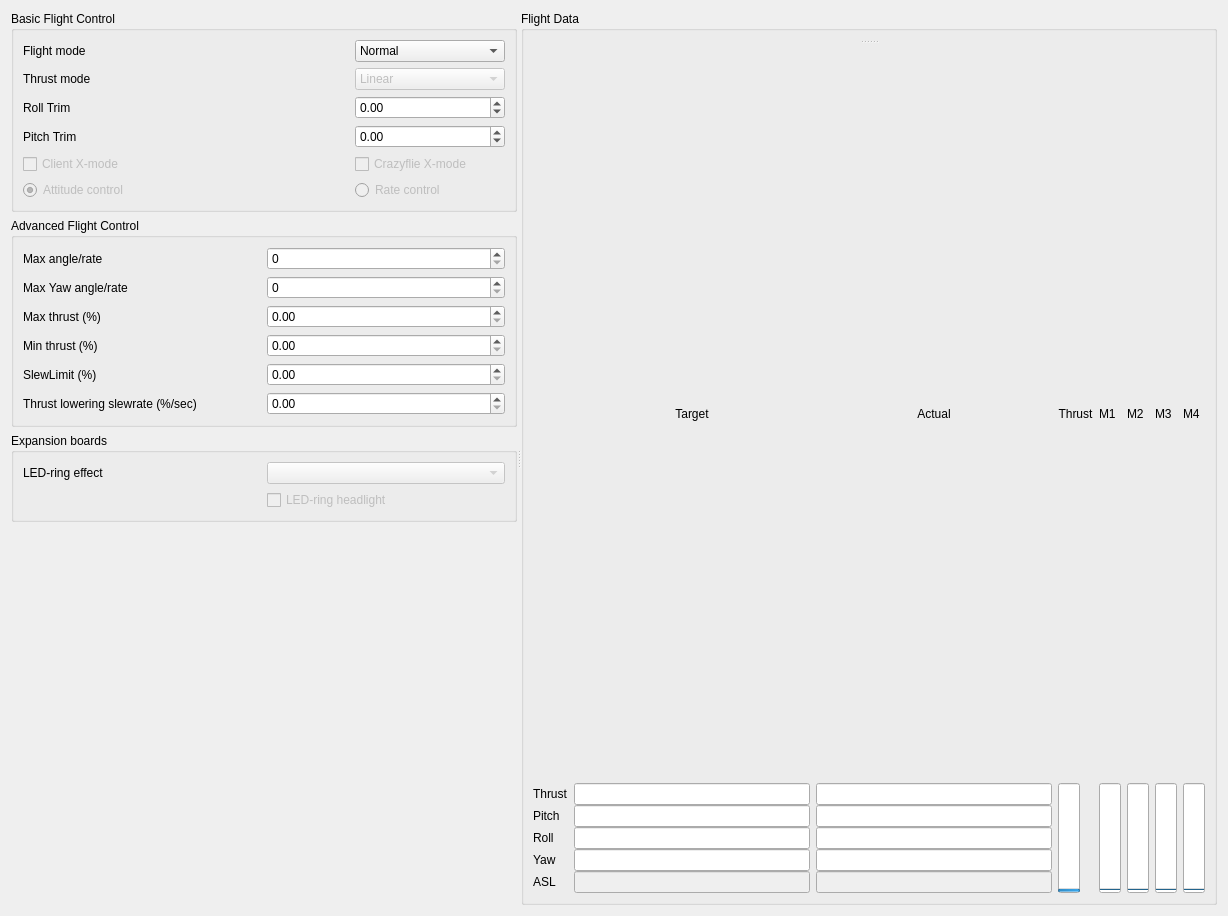
<?xml version="1.0" encoding="UTF-8"?>
<ui version="4.0">
 <class>Form</class>
 <widget class="QWidget" name="Form">
  <property name="geometry">
   <rect>
    <x>0</x>
    <y>0</y>
    <width>1228</width>
    <height>916</height>
   </rect>
  </property>
  <property name="windowTitle">
   <string>Form</string>
  </property>
  <layout class="QHBoxLayout" name="horizontalLayout">
   <item>
    <widget class="QSplitter" name="splitter_2">
     <property name="orientation">
      <enum>Qt::Horizontal</enum>
     </property>
     <widget class="QWidget" name="layoutWidget">
      <layout class="QVBoxLayout" name="verticalLayout">
       <property name="sizeConstraint">
        <enum>QLayout::SetMaximumSize</enum>
       </property>
       <item>
        <widget class="QGroupBox" name="groupBox_2">
         <property name="sizePolicy">
          <sizepolicy hsizetype="Preferred" vsizetype="Preferred">
           <horstretch>0</horstretch>
           <verstretch>0</verstretch>
          </sizepolicy>
         </property>
         <property name="minimumSize">
          <size>
           <width>320</width>
           <height>0</height>
          </size>
         </property>
         <property name="maximumSize">
          <size>
           <width>16777215</width>
           <height>16777215</height>
          </size>
         </property>
         <property name="title">
          <string>Basic Flight Control</string>
         </property>
         <layout class="QHBoxLayout" name="horizontalLayout_3">
          <item>
           <layout class="QGridLayout" name="gridLayout_3">
            <item row="1" column="1">
             <widget class="QComboBox" name="flightModeCombo">
              <property name="minimumSize">
               <size>
                <width>150</width>
                <height>0</height>
               </size>
              </property>
              <property name="maximumSize">
               <size>
                <width>150</width>
                <height>16777215</height>
               </size>
              </property>
              <property name="toolTip">
               <string>&lt;html&gt;&lt;head/&gt;&lt;body&gt;&lt;p&gt;Select what flightmode to use:&lt;/p&gt;&lt;p&gt; * Safe prevents crashing&lt;/p&gt;&lt;p&gt; * Crazy does not prevent crashing :)&lt;/p&gt;&lt;/body&gt;&lt;/html&gt;</string>
              </property>
              <property name="editable">
               <bool>false</bool>
              </property>
              <property name="currentIndex">
               <number>0</number>
              </property>
              <item>
               <property name="text">
                <string>Normal</string>
               </property>
              </item>
              <item>
               <property name="text">
                <string>Advanced</string>
               </property>
              </item>
             </widget>
            </item>
            <item row="0" column="1">
             <spacer name="verticalSpacer_3">
              <property name="orientation">
               <enum>Qt::Vertical</enum>
              </property>
              <property name="sizeType">
               <enum>QSizePolicy::Maximum</enum>
              </property>
              <property name="sizeHint" stdset="0">
               <size>
                <width>0</width>
                <height>0</height>
               </size>
              </property>
             </spacer>
            </item>
            <item row="2" column="0">
             <widget class="QLabel" name="label_5">
              <property name="text">
               <string>Thrust mode</string>
              </property>
             </widget>
            </item>
            <item row="2" column="1">
             <widget class="QComboBox" name="thrustModeCombo">
              <property name="enabled">
               <bool>false</bool>
              </property>
              <item>
               <property name="text">
                <string>Linear</string>
               </property>
              </item>
              <item>
               <property name="text">
                <string>Quadratic</string>
               </property>
              </item>
             </widget>
            </item>
            <item row="3" column="0">
             <widget class="QLabel" name="label_2">
              <property name="text">
               <string>Roll Trim</string>
              </property>
             </widget>
            </item>
            <item row="3" column="1">
             <widget class="QDoubleSpinBox" name="targetCalRoll">
              <property name="minimum">
               <double>-100.000000000000000</double>
              </property>
              <property name="maximum">
               <double>100.000000000000000</double>
              </property>
              <property name="singleStep">
               <double>0.200000000000000</double>
              </property>
             </widget>
            </item>
            <item row="4" column="1">
             <widget class="QDoubleSpinBox" name="targetCalPitch">
              <property name="minimum">
               <double>-100.000000000000000</double>
              </property>
              <property name="maximum">
               <double>100.000000000000000</double>
              </property>
              <property name="singleStep">
               <double>0.200000000000000</double>
              </property>
             </widget>
            </item>
            <item row="4" column="0">
             <widget class="QLabel" name="label_3">
              <property name="text">
               <string>Pitch Trim</string>
              </property>
             </widget>
            </item>
            <item row="1" column="0">
             <widget class="QLabel" name="label_4">
              <property name="minimumSize">
               <size>
                <width>100</width>
                <height>0</height>
               </size>
              </property>
              <property name="text">
               <string>Flight mode</string>
              </property>
             </widget>
            </item>
            <item row="5" column="1">
             <widget class="QCheckBox" name="crazyflieXModeCheckbox">
              <property name="enabled">
               <bool>false</bool>
              </property>
              <property name="text">
               <string>Crazyflie X-mode</string>
              </property>
             </widget>
            </item>
            <item row="5" column="0">
             <widget class="QCheckBox" name="clientXModeCheckbox">
              <property name="enabled">
               <bool>false</bool>
              </property>
              <property name="text">
               <string>Client X-mode</string>
              </property>
             </widget>
            </item>
            <item row="6" column="0">
             <widget class="QRadioButton" name="angularPidRadioButton">
              <property name="enabled">
               <bool>false</bool>
              </property>
              <property name="text">
               <string>Attitude control</string>
              </property>
              <property name="checked">
               <bool>true</bool>
              </property>
             </widget>
            </item>
            <item row="6" column="1">
             <widget class="QRadioButton" name="ratePidRadioButton">
              <property name="enabled">
               <bool>false</bool>
              </property>
              <property name="text">
               <string>Rate control</string>
              </property>
             </widget>
            </item>
           </layout>
          </item>
         </layout>
        </widget>
       </item>
       <item>
        <widget class="QGroupBox" name="groupBox_3">
         <property name="sizePolicy">
          <sizepolicy hsizetype="Preferred" vsizetype="Preferred">
           <horstretch>0</horstretch>
           <verstretch>0</verstretch>
          </sizepolicy>
         </property>
         <property name="minimumSize">
          <size>
           <width>320</width>
           <height>0</height>
          </size>
         </property>
         <property name="maximumSize">
          <size>
           <width>16777215</width>
           <height>16777215</height>
          </size>
         </property>
         <property name="title">
          <string>Advanced Flight Control</string>
         </property>
         <layout class="QHBoxLayout" name="horizontalLayout_4">
          <item>
           <layout class="QGridLayout" name="gridLayout_4">
            <item row="2" column="0">
             <widget class="QLabel" name="label_9">
              <property name="text">
               <string>Max thrust (%)</string>
              </property>
             </widget>
            </item>
            <item row="0" column="0">
             <widget class="QLabel" name="label_7">
              <property name="layoutDirection">
               <enum>Qt::LeftToRight</enum>
              </property>
              <property name="text">
               <string>Max angle/rate</string>
              </property>
             </widget>
            </item>
            <item row="3" column="0">
             <widget class="QLabel" name="label">
              <property name="text">
               <string>Min thrust (%)</string>
              </property>
             </widget>
            </item>
            <item row="5" column="0">
             <widget class="QLabel" name="label_26">
              <property name="text">
               <string>Thrust lowering slewrate (%/sec)</string>
              </property>
              <property name="wordWrap">
               <bool>true</bool>
              </property>
             </widget>
            </item>
            <item row="4" column="0">
             <widget class="QLabel" name="label_31">
              <property name="text">
               <string>SlewLimit (%)</string>
              </property>
             </widget>
            </item>
            <item row="1" column="0">
             <widget class="QLabel" name="label_32">
              <property name="text">
               <string>Max Yaw angle/rate</string>
              </property>
             </widget>
            </item>
            <item row="2" column="1">
             <widget class="QDoubleSpinBox" name="maxThrust"/>
            </item>
            <item row="3" column="1">
             <widget class="QDoubleSpinBox" name="minThrust"/>
            </item>
            <item row="4" column="1">
             <widget class="QDoubleSpinBox" name="slewEnableLimit"/>
            </item>
            <item row="5" column="1">
             <widget class="QDoubleSpinBox" name="thrustLoweringSlewRateLimit"/>
            </item>
            <item row="1" column="1">
             <widget class="QSpinBox" name="maxYawRate">
              <property name="minimum">
               <number>0</number>
              </property>
              <property name="maximum">
               <number>500</number>
              </property>
              <property name="value">
               <number>0</number>
              </property>
             </widget>
            </item>
            <item row="0" column="1">
             <widget class="QSpinBox" name="maxAngle">
              <property name="minimum">
               <number>0</number>
              </property>
              <property name="maximum">
               <number>500</number>
              </property>
              <property name="value">
               <number>0</number>
              </property>
             </widget>
            </item>
           </layout>
          </item>
         </layout>
        </widget>
       </item>
       <item>
        <widget class="QGroupBox" name="groupBox_4">
         <property name="minimumSize">
          <size>
           <width>320</width>
           <height>0</height>
          </size>
         </property>
         <property name="title">
          <string>Expansion boards</string>
         </property>
         <layout class="QGridLayout" name="gridLayout_6">
          <item row="0" column="0">
           <layout class="QGridLayout" name="gridLayout_2">
            <item row="0" column="1">
             <widget class="QComboBox" name="_led_ring_effect">
              <property name="enabled">
               <bool>false</bool>
              </property>
             </widget>
            </item>
            <item row="0" column="0">
             <widget class="QLabel" name="label_8">
              <property name="text">
               <string>LED-ring effect</string>
              </property>
             </widget>
            </item>
            <item row="1" column="1">
             <widget class="QCheckBox" name="_led_ring_headlight">
              <property name="enabled">
               <bool>false</bool>
              </property>
              <property name="text">
               <string>LED-ring headlight</string>
              </property>
             </widget>
            </item>
           </layout>
          </item>
         </layout>
        </widget>
       </item>
       <item>
        <spacer name="verticalSpacer">
         <property name="orientation">
          <enum>Qt::Vertical</enum>
         </property>
         <property name="sizeHint" stdset="0">
          <size>
           <width>20</width>
           <height>40</height>
          </size>
         </property>
        </spacer>
       </item>
      </layout>
     </widget>
     <widget class="QWidget" name="layoutWidget">
      <layout class="QHBoxLayout" name="horizontalLayout_2">
       <property name="sizeConstraint">
        <enum>QLayout::SetDefaultConstraint</enum>
       </property>
       <item>
        <widget class="QGroupBox" name="groupBox">
         <property name="sizePolicy">
          <sizepolicy hsizetype="Preferred" vsizetype="Preferred">
           <horstretch>2</horstretch>
           <verstretch>0</verstretch>
          </sizepolicy>
         </property>
         <property name="title">
          <string>Flight Data</string>
         </property>
         <layout class="QGridLayout" name="gridLayout">
          <item row="0" column="0">
           <widget class="QSplitter" name="splitter">
            <property name="orientation">
             <enum>Qt::Vertical</enum>
            </property>
            <widget class="QWidget" name="layoutWidget">
             <layout class="QVBoxLayout" name="verticalLayout_4"/>
            </widget>
            <widget class="QWidget" name="layoutWidget">
             <layout class="QGridLayout" name="gridLayout_5" rowstretch="0,3,3,3,3,3" rowminimumheight="1,1,1,1,1,1">
              <property name="sizeConstraint">
               <enum>QLayout::SetMinimumSize</enum>
              </property>
              <property name="horizontalSpacing">
               <number>6</number>
              </property>
              <property name="verticalSpacing">
               <number>0</number>
              </property>
              <item row="5" column="0">
               <widget class="QLabel" name="label_17">
                <property name="text">
                 <string>ASL</string>
                </property>
               </widget>
              </item>
              <item row="2" column="4">
               <widget class="QLineEdit" name="actualPitch"/>
              </item>
              <item row="1" column="8" rowspan="5">
               <widget class="QProgressBar" name="actualM1">
                <property name="maximum">
                 <number>65535</number>
                </property>
                <property name="value">
                 <number>0</number>
                </property>
                <property name="orientation">
                 <enum>Qt::Vertical</enum>
                </property>
               </widget>
              </item>
              <item row="1" column="10" rowspan="5">
               <widget class="QProgressBar" name="actualM3">
                <property name="maximum">
                 <number>65535</number>
                </property>
                <property name="value">
                 <number>0</number>
                </property>
                <property name="orientation">
                 <enum>Qt::Vertical</enum>
                </property>
               </widget>
              </item>
              <item row="0" column="6">
               <widget class="QLabel" name="label_6">
                <property name="text">
                 <string>Thrust</string>
                </property>
                <property name="alignment">
                 <set>Qt::AlignCenter</set>
                </property>
               </widget>
              </item>
              <item row="5" column="4">
               <widget class="QLineEdit" name="actualASL">
                <property name="enabled">
                 <bool>false</bool>
                </property>
                <property name="text">
                 <string/>
                </property>
               </widget>
              </item>
              <item row="0" column="2">
               <widget class="QLabel" name="label_14">
                <property name="text">
                 <string>Target</string>
                </property>
                <property name="alignment">
                 <set>Qt::AlignCenter</set>
                </property>
               </widget>
              </item>
              <item row="3" column="2">
               <widget class="QLineEdit" name="targetRoll"/>
              </item>
              <item row="1" column="6" rowspan="5">
               <widget class="QProgressBar" name="thrustProgress">
                <property name="sizePolicy">
                 <sizepolicy hsizetype="Maximum" vsizetype="Expanding">
                  <horstretch>0</horstretch>
                  <verstretch>0</verstretch>
                 </sizepolicy>
                </property>
                <property name="sizeIncrement">
                 <size>
                  <width>0</width>
                  <height>0</height>
                 </size>
                </property>
                <property name="maximum">
                 <number>65600</number>
                </property>
                <property name="value">
                 <number>24</number>
                </property>
                <property name="alignment">
                 <set>Qt::AlignCenter</set>
                </property>
                <property name="orientation">
                 <enum>Qt::Vertical</enum>
                </property>
                <property name="invertedAppearance">
                 <bool>false</bool>
                </property>
               </widget>
              </item>
              <item row="1" column="0">
               <widget class="QLabel" name="label_16">
                <property name="text">
                 <string>Thrust</string>
                </property>
               </widget>
              </item>
              <item row="0" column="8">
               <widget class="QLabel" name="M1label">
                <property name="text">
                 <string>M1</string>
                </property>
               </widget>
              </item>
              <item row="3" column="0">
               <widget class="QLabel" name="label_12">
                <property name="text">
                 <string>Roll</string>
                </property>
               </widget>
              </item>
              <item row="0" column="10">
               <widget class="QLabel" name="M3label">
                <property name="text">
                 <string>M3</string>
                </property>
               </widget>
              </item>
              <item row="4" column="2">
               <widget class="QLineEdit" name="targetYaw"/>
              </item>
              <item row="1" column="9" rowspan="5">
               <widget class="QProgressBar" name="actualM2">
                <property name="maximum">
                 <number>65535</number>
                </property>
                <property name="value">
                 <number>0</number>
                </property>
                <property name="orientation">
                 <enum>Qt::Vertical</enum>
                </property>
               </widget>
              </item>
              <item row="2" column="2">
               <widget class="QLineEdit" name="targetPitch"/>
              </item>
              <item row="2" column="0">
               <widget class="QLabel" name="label_11">
                <property name="text">
                 <string>Pitch</string>
                </property>
               </widget>
              </item>
              <item row="0" column="4">
               <widget class="QLabel" name="label_15">
                <property name="text">
                 <string>Actual</string>
                </property>
                <property name="alignment">
                 <set>Qt::AlignCenter</set>
                </property>
               </widget>
              </item>
              <item row="4" column="4">
               <widget class="QLineEdit" name="actualYaw"/>
              </item>
              <item row="0" column="9">
               <widget class="QLabel" name="M2label">
                <property name="text">
                 <string>M2</string>
                </property>
               </widget>
              </item>
              <item row="1" column="11" rowspan="5">
               <widget class="QProgressBar" name="actualM4">
                <property name="maximum">
                 <number>65535</number>
                </property>
                <property name="value">
                 <number>0</number>
                </property>
                <property name="orientation">
                 <enum>Qt::Vertical</enum>
                </property>
               </widget>
              </item>
              <item row="1" column="2">
               <widget class="QLineEdit" name="targetThrust"/>
              </item>
              <item row="0" column="11">
               <widget class="QLabel" name="M4label">
                <property name="text">
                 <string>M4</string>
                </property>
               </widget>
              </item>
              <item row="1" column="4">
               <widget class="QLineEdit" name="actualThrust"/>
              </item>
              <item row="0" column="12" rowspan="6">
               <layout class="QGridLayout" name="gridLayout_7"/>
              </item>
              <item row="4" column="0">
               <widget class="QLabel" name="label_13">
                <property name="text">
                 <string>Yaw</string>
                </property>
               </widget>
              </item>
              <item row="3" column="4">
               <widget class="QLineEdit" name="actualRoll"/>
              </item>
              <item row="5" column="2">
               <widget class="QLineEdit" name="targetASL">
                <property name="enabled">
                 <bool>false</bool>
                </property>
                <property name="text">
                 <string/>
                </property>
               </widget>
              </item>
             </layout>
            </widget>
           </widget>
          </item>
         </layout>
        </widget>
       </item>
      </layout>
     </widget>
    </widget>
   </item>
  </layout>
 </widget>
 <resources/>
 <connections/>
</ui>
